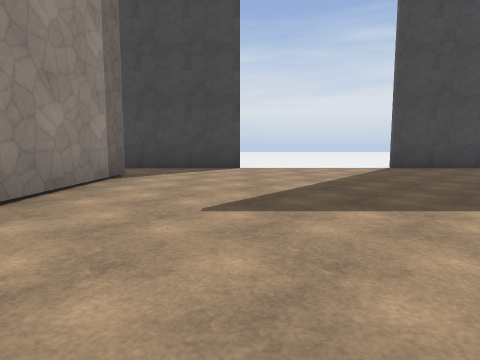
View 1 (above)

24 first-person views from a walk through a 3-D level made in the Godot game engine. The camera is 1.3 m above the floor, tilts 6° down and sees 75° across. The floor is counted in squares, 2.43 m on a side. Each view is taken from the middle of a square. On the plan, view 1 faces up. The plan holds only what a view shows up to about 9 squares ahead; the rest is blank. The place goes on beyond the plan. Surface patterns are stand-ins for the level's own textures.

View 2
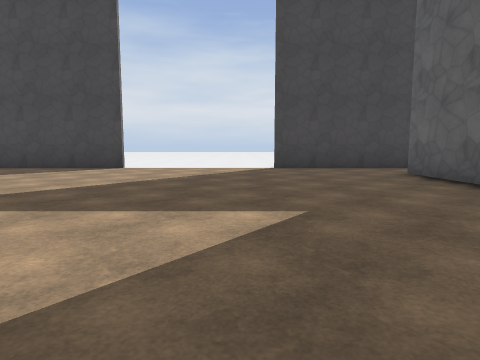

View 3
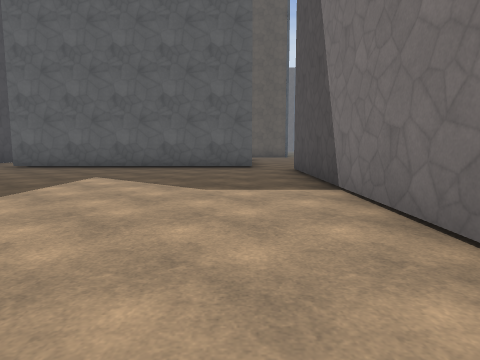

View 4
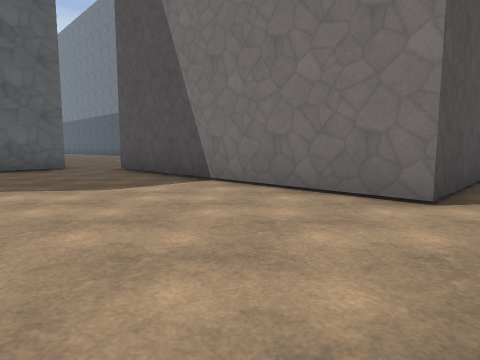

View 5
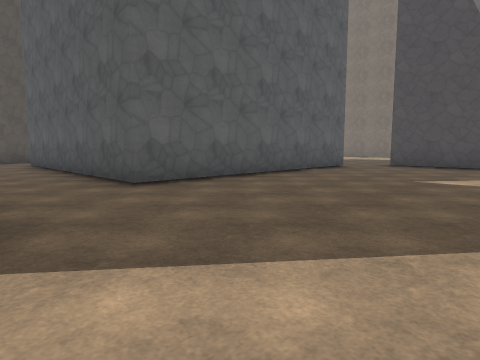

View 6
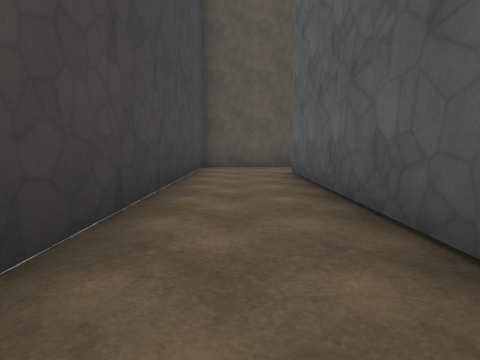

View 7
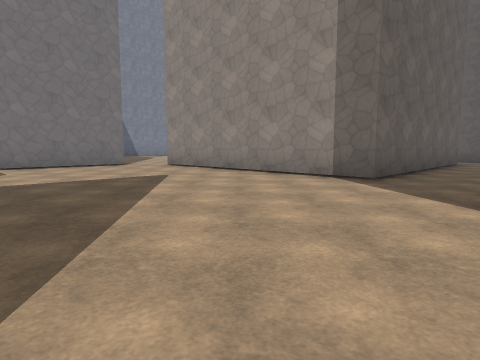

View 8
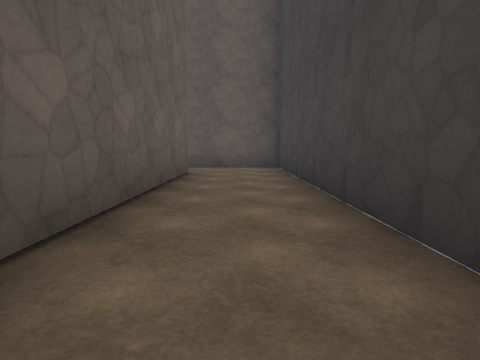

View 9
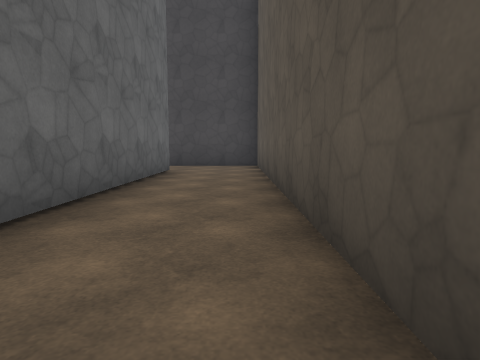

View 10
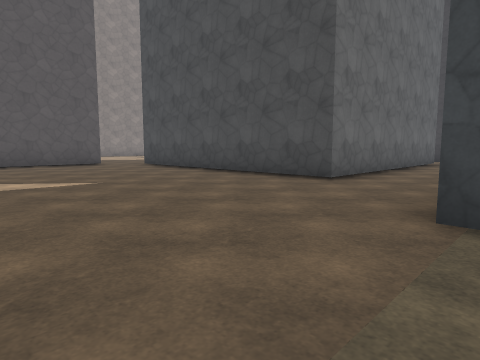

View 11
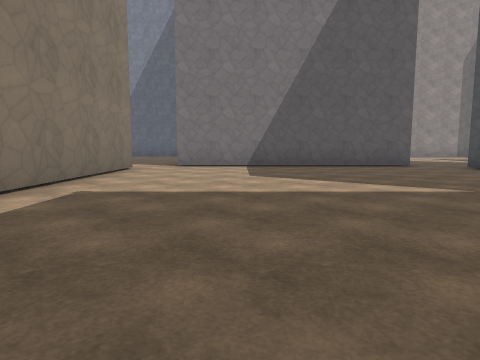

View 12
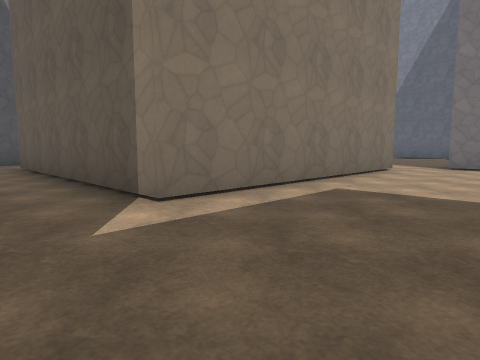

View 13
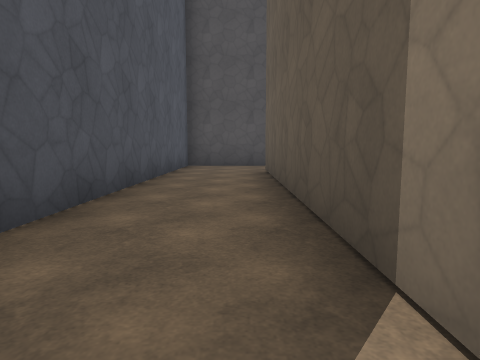

View 14
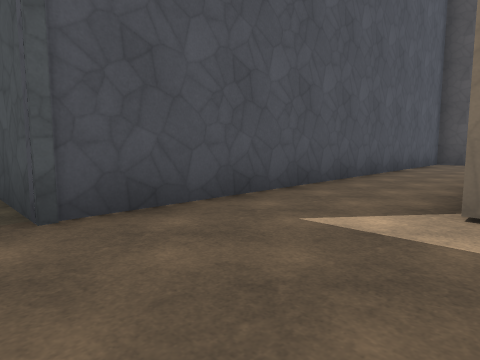

View 15
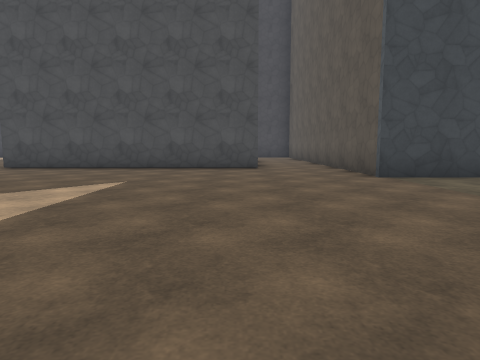

View 16
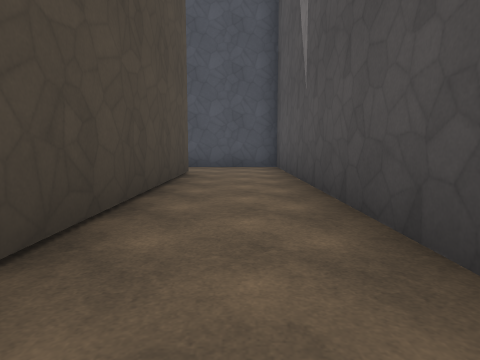

View 17
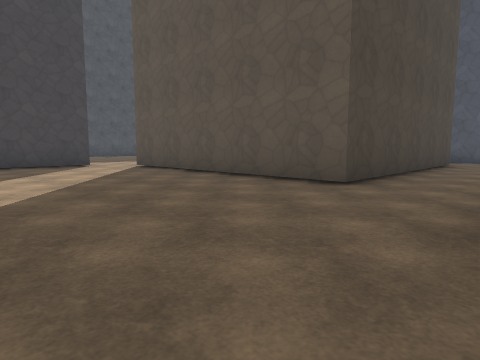

View 18
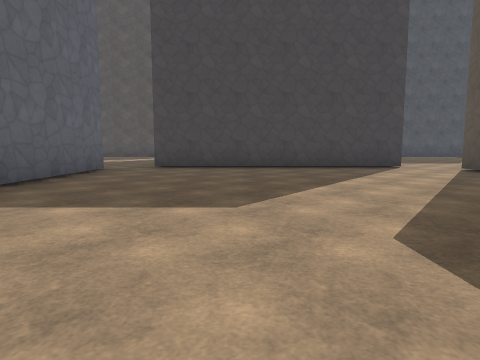

View 19
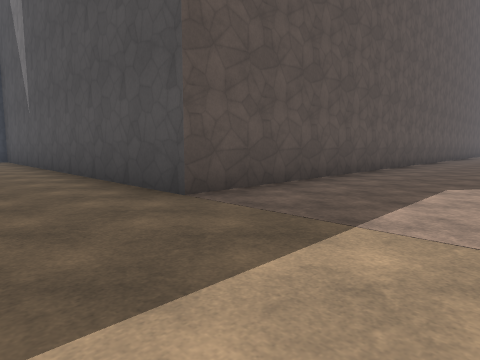

View 20
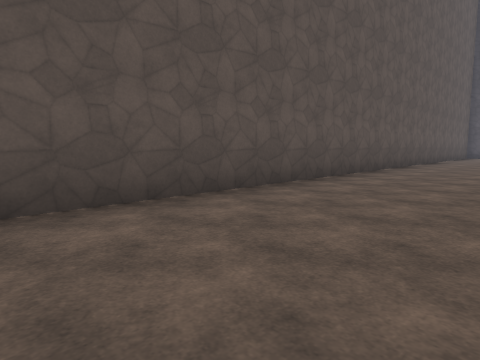

View 21
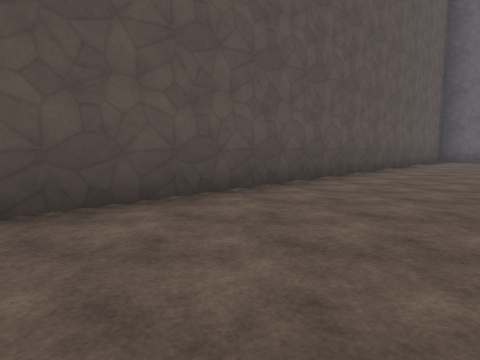

View 22
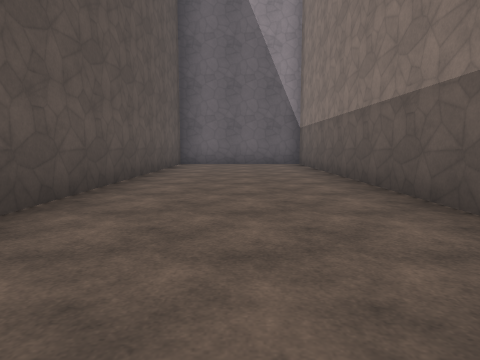

View 23
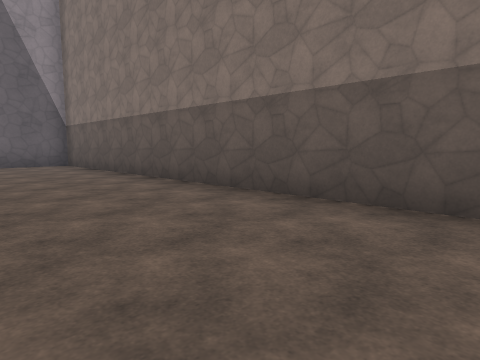

View 24
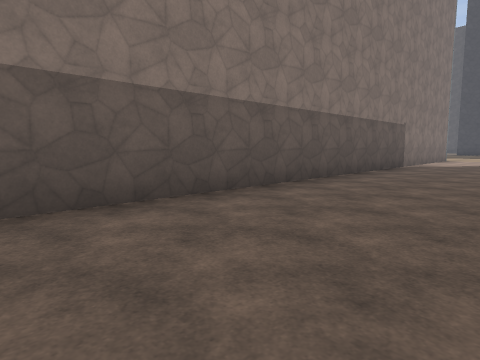

### Floor plan
Points are (right, up) in squares from view 1. A wall is a line through its corners. A room is listed if a view was taken in it or the views show most of it. See-through windows are left out.
Room 1 (views 1, 2, 3, 4, 5, 6, 7, 8)
walls: (0.1, 8) (-2.6, 8); (6.2, -0.3) (6.2, 5.9) (12.4, 5.9); (-2.2, 5.9) (-2.2, 0.4); (-1.3, -1.3) (5.3, -1.3); (14.5, 6.5) (14.5, 8) (3.9, 8)
ways out: opening at (6, -1) to room 2; opening at (13, 7) to room 2; opening at (-3, 7) to room 4; opening at (-1.5, -1)
Room 2 (views 9, 10, 11, 12, 13, 14, 15)
walls: (15.5, -2.5) (14.5, -2.5) (14.5, 6.5); (7.4, -8.7) (12.4, -8.7) (12.4, -14.9); (5.3, -1.3) (5.3, -7.8); (12.4, 5.9) (12.4, -0.3) (6.2, -0.3); (12.5, -17) (14.5, -17) (14.5, -6.5) (15.5, -6.5)
ways out: opening at (6, -1) to room 1; opening at (13, 7) to room 1; opening at (6.5, -8) to room 3; opening at (12, -16) to room 3
Room 3 (views 16, 17, 18, 19, 20, 21, 22, 23, 24)
walls: (0.1, -21) (0.1, -38.5); (12.4, -14.9) (6.2, -14.9) (6.2, -8.7) (7.4, -8.7); (-2.2, -8.6) (-2.2, -11.9); (5.3, -7.8) (-1.2, -7.8); (3.9, -38) (3.9, -17) (12.5, -17)
ways out: opening at (6.5, -8) to room 2; opening at (12, -16) to room 2; opening at (-2, -8)
Room 4 (no view inside)
walls: (-8.5, 5.9) (-2.2, 5.9); (-2.6, 8) (-10.3, 8) (-10.3, 6.6)
ways out: opening at (-3, 7) to room 1; opening at (-9, 7)

Positions as (right, up) in squares from view 1, and headings:
1: (0, 0), facing up
2: (3, 0), facing up
3: (-2, 0), facing right
4: (-2, 2), facing down-right
5: (2, 8), facing down-right
6: (6, 7), facing right
7: (3, 8), facing down-left
8: (-2, 7), facing left
9: (14, -1), facing up
10: (15, -5), facing up-left
11: (14, -6), facing left
12: (14, -6), facing down-left
13: (13, -8), facing down
14: (12, -6), facing down-right
15: (12, -8), facing up
16: (6, -16), facing right
17: (2, -17), facing up-right
18: (1, -16), facing up
19: (1, -15), facing down-right
20: (1, -21), facing down-right
21: (1, -26), facing down-right
22: (2, -29), facing down
23: (3, -29), facing down-left
24: (3, -31), facing up-left
